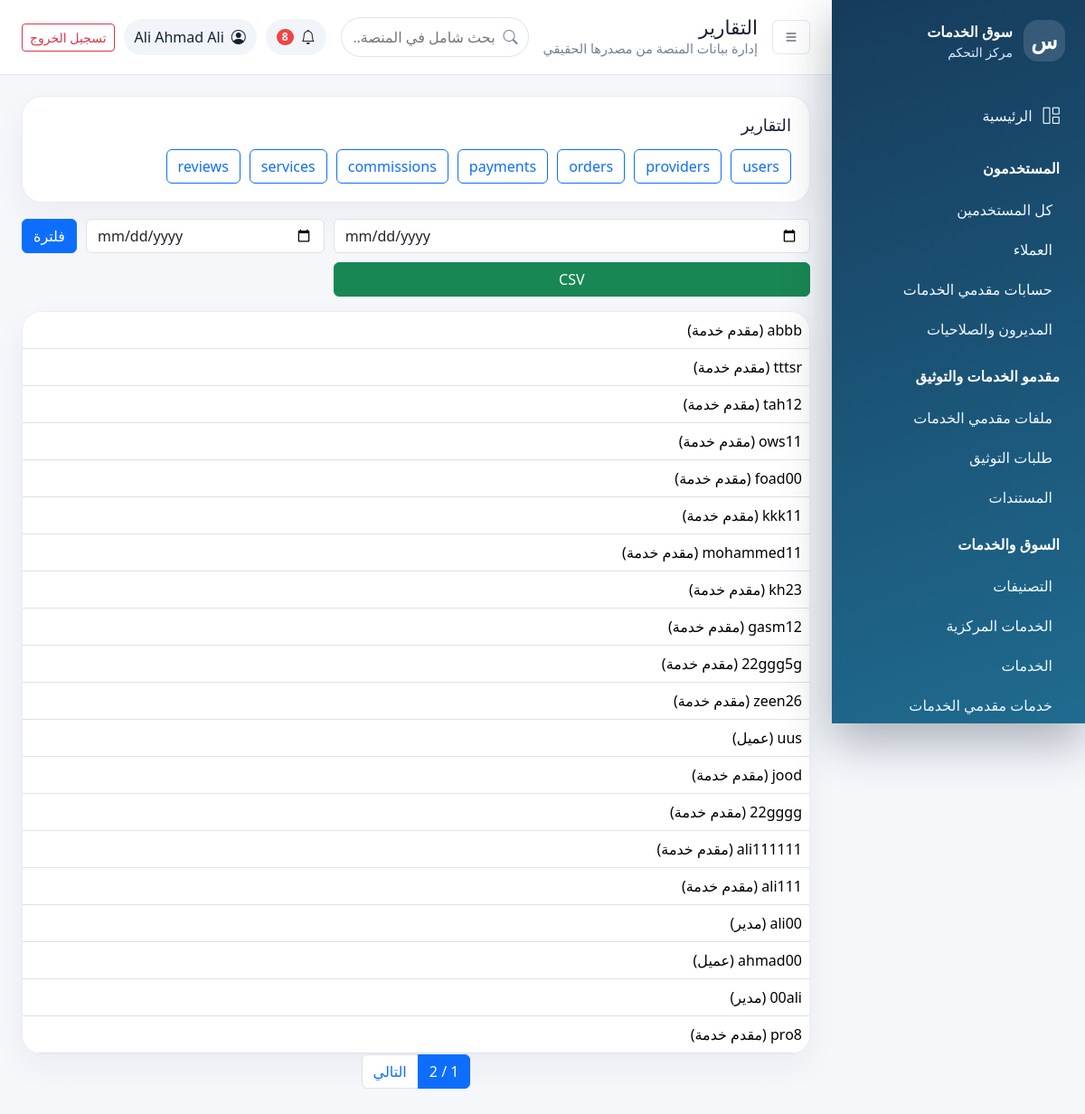
Screenshot of /dashboard/reports/ (signed in) with the database file from the repository.
### apps/accounts/models.py (models this page shows, shortened)
class User(AbstractUser):
    ROLE_CHOICES = (
        ('customer', 'عميل'),
        ('provider', 'مقدم خدمة'),
        ('admin', 'مدير'),
        ('super_admin', 'مدير عام'),
    )
    email = models.EmailField('البريد الإلكتروني', unique=True)
    role = models.CharField('الدور', max_length=20, choices=ROLE_CHOICES, default='customer')
    phone = models.CharField('رقم الجوال', max_length=20, blank=True)
    city = models.CharField('المدينة', max_length=100, blank=True)
    location_city = models.ForeignKey('core.City', on_delete=models.SET_NULL, null=True, blank=True, related_name='users', verbose_name='المدينة المختارة')
    location_district = models.ForeignKey('core.District', on_delete=models.SET_NULL, null=True, blank=True, related_name='users', verbose_name='المديرية المختارة')
    is_verified = models.BooleanField('حساب موثق', default=False)
    is_active = models.BooleanField('حساب نشط', default=True)
    created_at = models.DateTimeField('تاريخ الإنشاء', auto_now_add=True)
    updated_at = models.DateTimeField('تاريخ التحديث', auto_now=True)
    USERNAME_FIELD = 'username'
    REQUIRED_FIELDS = ['email']
    class Meta:
        verbose_name = 'مستخدم'
        verbose_name_plural = 'المستخدمون'
        ordering = ['-created_at']
    def __str__(self):
        return f"{self.username} ({self.get_role_display()})"

### apps/dashboard/views.py (the view)
# urls.py: path('reports/', views.reports_view, name='reports'), path('reports/<str:report_type>/', views.reports_view, name='report'), path('export/<str:kind>/', views.export_view, name='export'),
@dashboard_required
def reports_view(request, report_type='users'):
    qs_map={'users':User.objects.all(),'providers':ProviderProfile.objects.select_related('user'),'orders':Order.objects.select_related('customer','provider','service'),'payments':Payment.objects.select_related('order'),'commissions':CommissionRecord.objects.select_related('order'),'services':Service.objects.select_related('provider','category'),'reviews':Review.objects.select_related('customer','provider','service')}
    qs=qs_map.get(report_type, User.objects.all()); qs=_date_filter(qs,request)
    return render(request,'dashboard/reports/index.html',{**_common(request,'التقارير'),'report_type':report_type,'page_obj':_paginate(request,qs.order_by('-pk')),'reports':qs_map.keys()})

### apps/core/context_processors.py (called while the page is built)
def maps_settings(request):
    return {'MAPS_API_KEY': settings.MAPS_API_KEY}

### apps/dashboard/permissions.py (called while the page is built)
def can_access_dashboard(user):
    return bool(user.is_authenticated and user.is_active and (user.is_staff or user.is_superuser or getattr(user, 'role', '') in {'admin', 'super_admin'}))

def dashboard_required(view_func):
    @wraps(view_func)
    def _wrapped(request, *args, **kwargs):
        if not request.user.is_authenticated:
            return redirect('dashboard:login')
        if not can_access_dashboard(request.user):
            raise PermissionDenied('ليست لديك صلاحية الدخول إلى لوحة التحكم.')
        return view_func(request, *args, **kwargs)
    return _wrapped

### apps/dashboard/views.py (called while the page is built)
def _paginate(request, qs, per_page=PER_PAGE): return Paginator(qs, per_page).get_page(request.GET.get('page'))

def _common(request, title):
    unread = request.user.notifications.filter(is_read=False).count() if hasattr(request.user, 'notifications') else 0
    return {'page_title': title, 'unread_notifications': unread}

def _date_filter(qs, request, field='created_at'):
    if request.GET.get('date_from'): qs=qs.filter(**{f'{field}__date__gte': request.GET['date_from']})
    if request.GET.get('date_to'): qs=qs.filter(**{f'{field}__date__lte': request.GET['date_to']})
    return qs

### apps/dashboard/templates/dashboard/reports/index.html
{% extends 'dashboard/base.html' %}{% block content %}<div class="panel"><h2>التقارير</h2><div class="action-row">{% for r in reports %}<a class="btn btn-outline-primary" href="{% url 'dashboard:report' r %}">{{ r }}</a>{% endfor %}</div></div><form class="filters"><input type="date" name="date_from" class="form-control"><input type="date" name="date_to" class="form-control"><button class="btn btn-primary">فلترة</button>{% if report_type in 'users providers orders payments commissions reviews' %}<a class="btn btn-success" href="{% url 'dashboard:export' report_type %}?{{ request.GET.urlencode }}">CSV</a>{% endif %}</form><div class="table-card"><table class="table"><tbody>{% for obj in page_obj %}<tr><td>{{ obj }}</td></tr>{% empty %}<tr><td>{% include 'dashboard/partials/empty.html' %}</td></tr>{% endfor %}</tbody></table></div>{% include 'dashboard/partials/pagination.html' %}{% endblock %}

### apps/dashboard/templates/dashboard/partials/header.html
<header class="dash-header"><button class="btn icon-btn" data-sidebar-toggle><i class="bi bi-list"></i></button><div><h1>{{ page_title }}</h1><p>إدارة بيانات المنصة من مصدرها الحقيقي</p></div><form class="global-search" action="{% url 'dashboard:global_search' %}" method="get"><label class="visually-hidden" for="dashboard-search">بحث شامل في المنصة</label><i class="bi bi-search"></i><input id="dashboard-search" name="q" value="{{ request.GET.q }}" minlength="2" placeholder="بحث شامل في المنصة..." autocomplete="off"></form><div class="header-actions"><span class="notif"><i class="bi bi-bell"></i>{% if unread_notifications %}<b>{{ unread_notifications }}</b>{% endif %}</span><div class="user-pill"><i class="bi bi-person-circle"></i><span>{{ request.user.get_full_name|default:request.user.username }}</span></div><a class="btn btn-outline-danger btn-sm" href="{% url 'accounts:logout' %}">تسجيل الخروج</a></div></header>

### apps/dashboard/static/dashboard/css/dashboard.css (style rules this page uses)
:root { --side:#163b5c;--side2:#1f6b8f;--bg:#f5f7fb;--card:#fff;--text:#172033;--muted:#718096;--primary:#2563eb }
body { font-family:Tajawal,system-ui,-apple-system,"Segoe UI",sans-serif;background:var(--bg);color:var(--text) }
.dash-header { height:82px;background:#fff;display:flex;align-items:center;gap:16px;padding:0 24px;box-shadow:0 1px 0 #e5e7eb;position:sticky;top:0;z-index:1000 }
.dash-header h1 { font-size:1.35rem;margin:0 }
.dash-header p { margin:0;color:var(--muted);font-size:.9rem }
.header-actions { margin-inline-start:auto;display:flex;align-items:center;gap:10px }
.icon-btn { border:1px solid #e5e7eb;background:#fff }
.user-pill,.notif { display:flex;align-items:center;gap:8px;background:#f1f5f9;border-radius:999px;padding:8px 12px }
.notif { position:relative }
.notif b { background:#ef4444;color:#fff;border-radius:99px;padding:0 6px;font-size:.75rem }
.stat-card,.panel,.table-card { background:var(--card);border:1px solid #e8eef6;border-radius:22px;box-shadow:0 14px 35px #1e293b0d }
.panel { padding:20px;margin-bottom:18px }
.panel h2 { font-size:1.15rem;margin-bottom:16px }
.table-card { overflow:auto }
.table { margin:0;vertical-align:middle }
.filters { display:grid;grid-template-columns:2fr 1fr auto;gap:10px;margin-bottom:16px }
.action-row { display:flex;flex-wrap:wrap;gap:10px }
.global-search { position:relative;flex:1;max-width:420px;margin-inline-start:auto }
.global-search i { position:absolute;inset-inline-start:12px;top:50%;transform:translateY(-50%);color:var(--muted) }
.global-search input { width:100%;border:1px solid #dbe3ef;border-radius:999px;padding:9px 36px 9px 14px;outline:none }

### rows the page displays
User: user.get_full_name "Ali Ahmad Ali", username+role "00ali (مدير)"
User: username+role "abbb (مقدم خدمة)"
User: username+role "tttsr (مقدم خدمة)"
User: username+role "tah12 (مقدم خدمة)"
User: username+role "ows11 (مقدم خدمة)"
User: username+role "foad00 (مقدم خدمة)"
User: username+role "kkk11 (مقدم خدمة)"
User: username+role "mohammed11 (مقدم خدمة)"
User: username+role "kh23 (مقدم خدمة)"
User: username+role "gasm12 (مقدم خدمة)"
User: username+role "22ggg5g (مقدم خدمة)"
User: username+role "zeen26 (مقدم خدمة)"
User: username+role "uus (عميل)"
User: username+role "jood (مقدم خدمة)"
User: username+role "22gggg (مقدم خدمة)"
User: username+role "ali111111 (مقدم خدمة)"
User: username+role "ali111 (مقدم خدمة)"
User: username+role "ali00 (مدير)"
User: username+role "ahmad00 (عميل)"
User: username+role "pro8 (مقدم خدمة)"

### other values shown
{{ page_title }} "التقارير"
{{ unread_notifications }} "8"
{{ r }} "users" "providers" "orders" "payments" "commissions" "services" "reviews"
{{ page_obj.paginator.num_pages }} "2"
